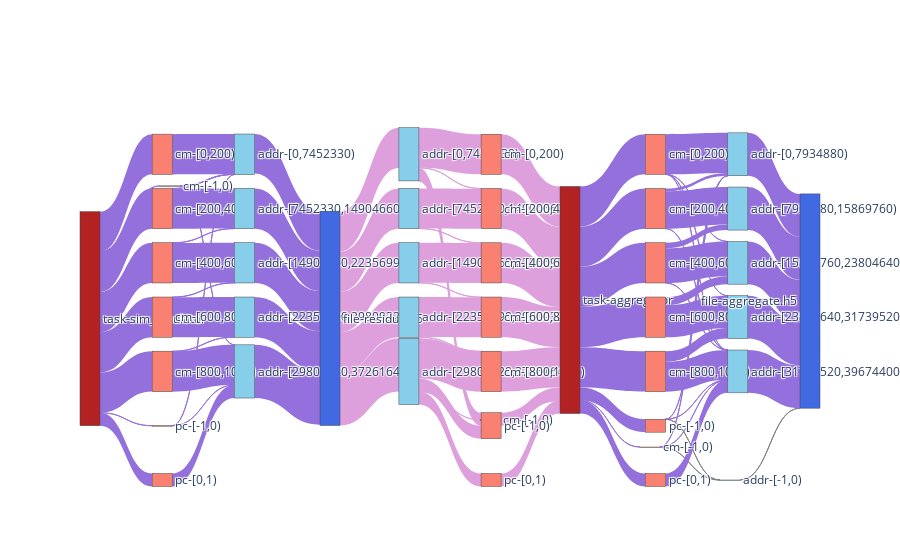

Notebook code cell kept with this figure:
### Code cell
f2_nodes, f2_nodes_dict = get_nodes_for_sankey(F2,rm_tags=['sim','agg_r','agg_w'])

# print(node_ref2)

f2_links = get_links_for_sankey(F2, f2_nodes_dict)
fig = go.Figure(go.Sankey(
            node = f2_nodes,
            link = f2_links, orientation='h'))
fig.show()
fig.write_html(f"{path}/sankey-grouped-sim_w_agg_r_w-vol-vfd.html")

### Figure 1 — Plotly figure (JSON) as saved in the notebook; plotly's stock layout.template omitted (floating-point values rounded to 4 significant figures)
{"data": [{"link": {"color": ["MediumPurple", "MediumPurple", "MediumPurple", "MediumPurple", "MediumPurple", "MediumPurple", "MediumPurple", "MediumPurple", "MediumPurple", "MediumPurple", "MediumPurple", "MediumPurple", "MediumPurple", "MediumPurple", "MediumPurple", "MediumPurple", "MediumPurple", "MediumPurple", "MediumPurple", "MediumPurple", "MediumPurple", "MediumPurple", "MediumPurple", "MediumPurple", "MediumPurple", "MediumPurple", "MediumPurple", "Plum", "Plum", "Plum", "Plum", "Plum", "Plum", "Plum", "Plum", "Plum", "Plum", "Plum", "Plum", "Plum", "Plum", "Plum", "Plum", "Plum", "Plum", "Plum", "Plum", "Plum", "Plum", "Plum", "Plum", "Plum", "Plum", "Plum", "MediumPurple", "MediumPurple", "MediumPurple", "MediumPurple", "MediumPurple", "MediumPurple", "MediumPurple", "MediumPurple", "grey", "MediumPurple", "MediumPurple", "grey", "MediumPurple", "MediumPurple", "MediumPurple", "MediumPurple", "MediumPurple", "MediumPurple", "MediumPurple", "MediumPurple", "MediumPurple", "MediumPurple", "MediumPurple", "MediumPurple", "MediumPurple", "MediumPurple", "MediumPurple", "MediumPurple", "MediumPurple", "grey", "MediumPurple", "MediumPurple", "MediumPurple", "MediumPurple", "MediumPurple"], "label": ["ave_acc_size: 1 B op: write", "ave_acc_size: 37.11 KB op: write", "ave_acc_size: 37.21 KB op: write", "ave_acc_size: 37.2 KB op: write", "ave_acc_size: 37.21 KB op: write", "ave_acc_size: 37.21 KB op: write", "ave_acc_size: 1 B op: write", "ave_acc_size: 2.4 MB op: write", "ave_acc_size: 228.92 B op: write", "ave_acc_size: 272 B op: write", "ave_acc_size: 228.92 B op: write", "ave_acc_size: 272 B op: write", "ave_acc_size: 36.94 KB op: write", "ave_acc_size: 37.06 KB op: write", "ave_acc_size: 37.24 KB op: write", "ave_acc_size: 37.24 KB op: write", "ave_acc_size: 36.86 KB op: write", "ave_acc_size: 37.54 KB op: write", "ave_acc_size: 37.25 KB op: write", "ave_acc_size: 37.25 KB op: write", "ave_acc_size: 37.25 KB op: write", "ave_acc_size: 2.4 MB op: write", "ave_acc_size: 34.86 KB op: write", "ave_acc_size: 48.76 KB op: write", "ave_acc_size: 37.24 KB op: write", "ave_acc_size: 37.24 KB op: write", "ave_acc_size: 37.25 KB op: write", "ave_acc_size: 18.09 KB op: read", "ave_acc_size: 18.62 KB op: read", "ave_acc_size: 18.62 KB op: read", "ave_acc_size: 24.5 KB op: read", "ave_acc_size: 18.62 KB op: read", "ave_acc_size: 1 B op: read", "ave_acc_size: 37.11 KB op: read", "ave_acc_size: 37.02 KB op: read", "ave_acc_size: 2.4 MB op: read", "ave_acc_size: 1 B op: read", "ave_acc_size: 37.21 KB op: read", "ave_acc_size: 2.4 MB op: read", "ave_acc_size: 2.4 MB op: read", "ave_acc_size: 37.21 KB op: read", "ave_acc_size: 36.82 KB op: read", "ave_acc_size: 37.2 KB op: read", "ave_acc_size: 37.51 KB op: read", "ave_acc_size: 37.21 KB op: read", "ave_acc_size: 37.21 KB op: read", "ave_acc_size: 1 B op: read", "ave_acc_size: 37.11 KB op: read", "ave_acc_size: 37.21 KB op: read", "ave_acc_size: 2.4 MB op: read", "ave_acc_size: 37.2 KB op: read", "ave_acc_size: 37.21 KB op: read", "ave_acc_size: 37.21 KB op: read", "ave_acc_size: 2.4 MB op: read", "ave_acc_size: 1 B op: write", "ave_acc_size: 37.11 KB op: write", "ave_acc_size: 37.21 KB op: write", "ave_acc_size: 37.2 KB op: write", "ave_acc_size: 37.21 KB op: write", "ave_acc_size: 37.21 KB op: write", "ave_acc_size: 2.4 MB op: write", "ave_acc_size: 2.4 MB op: write", "ave_acc_size: 1 B op: open", "ave_acc_size: 171.14 B op: write", "ave_acc_size: 148 B op: write", "ave_acc_size: 1 B op: open", "ave_acc_size: 171.14 B op: write", "ave_acc_size: 148 B op: write", "ave_acc_size: 37.25 KB op: write", "ave_acc_size: 16 B op: write", "ave_acc_size: 16 B op: write", "ave_acc_size: 16 B op: write", "ave_acc_size: 37.26 KB op: write", "ave_acc_size: 16 B op: write", "ave_acc_size: 37.24 KB op: write", "ave_acc_size: 25.83 KB op: write", "ave_acc_size: 16 B op: write", "ave_acc_size: 37.26 KB op: write", "ave_acc_size: 18.64 KB op: write", "ave_acc_size: 18.87 KB op: write", "ave_acc_size: 18.61 KB op: write", "ave_acc_size: 18.83 KB op: write", "ave_acc_size: 2.4 KB op: write", "ave_acc_size: 1 B op: open", "ave_acc_size: 36.07 KB op: write", "ave_acc_size: 4.36 KB op: write", "ave_acc_size: 23.93 KB op: write", "ave_acc_size: 18.63 KB op: write", "ave_acc_size: 37.24 KB op: write"], "source": [0, 0, 0, 0, 0, 0, 0, 0, 1, 1, 2, 2, 3, 4, 4, 5, 5, 6, 6, 7, 7, 8, 9, 10, 11, 12, 13, 14, 14, 14, 14, 14, 15, 15, 15, 15, 16, 16, 16, 16, 17, 17, 18, 18, 19, 19, 20, 21, 22, 23, 24, 25, 26, 27, 28, 28, 28, 28, 28, 28, 28, 28, 29, 29, 29, 30, 30, 30, 31, 31, 31, 31, 32, 32, 32, 33, 33, 33, 34, 34, 35, 35, 36, 37, 38, 39, 40, 41, 42], "target": [1, 3, 4, 5, 6, 7, 2, 8, 9, 10, 9, 10, 9, 9, 11, 12, 11, 12, 13, 13, 10, 10, 14, 14, 14, 14, 14, 15, 18, 19, 16, 17, 20, 21, 22, 23, 20, 26, 23, 27, 22, 24, 24, 25, 25, 26, 28, 28, 28, 28, 28, 28, 28, 28, 29, 31, 32, 33, 34, 35, 30, 36, 37, 38, 39, 37, 38, 39, 38, 40, 41, 39, 38, 39, 42, 40, 39, 42, 40, 41, 41, 39, 39, 43, 43, 43, 43, 43, 43], "value": [1, 7422108, 7441148, 7440164, 7442936, 7479508, 1, 2400000, 2976, 272, 2976, 272, 7460880, 37056, 7410912, 7410120, 36856, 37544, 7412216, 37248, 7449144, 2400000, 7319968, 9849416, 7447768, 7447664, 7449464, 7470344, 7447664, 7449464, 9849656, 7447768, 1, 7422108, 37024, 2400000, 1, 7442296, 2400000, 2400000, 7404124, 36820, 7403344, 37508, 7405428, 37212, 1, 7422108, 7441148, 2400000, 7440164, 7442936, 7479508, 2400000, 1, 7422108, 7441148, 7440164, 7442936, 7479508, 2400000, 2400000, 1, 1198, 296, 1, 1198, 296, 7412880, 32, 64, 3088, 521688, 3200, 6926280, 6405000, 2096, 1043192, 1491192, 5961704, 1973088, 5516472, 2400000, 1, 7935766, 7925152, 7896224, 7934856, 7969472]}, "node": {"color": ["FireBrick", "Salmon", "Salmon", "Salmon", "Salmon", "Salmon", "Salmon", "Salmon", "Salmon", "SkyBlue", "SkyBlue", "SkyBlue", "SkyBlue", "SkyBlue", "RoyalBlue", "SkyBlue", "SkyBlue", "SkyBlue", "SkyBlue", "SkyBlue", "Salmon", "Salmon", "Salmon", "Salmon", "Salmon", "Salmon", "Salmon", "Salmon", "FireBrick", "Salmon", "Salmon", "Salmon", "Salmon", "Salmon", "Salmon", "Salmon", "Salmon", "SkyBlue", "SkyBlue", "SkyBlue", "SkyBlue", "SkyBlue", "SkyBlue", "RoyalBlue"], "label": ["task-sim_emulator", "cm-[-1,0)", "pc-[-1,0)", "cm-[0,200)", "cm-[200,400)", "cm-[400,600)", "cm-[600,800)", "cm-[800,1001)", "pc-[0,1)", "addr-[0,7452330)", "addr-[29809320,37261649)", "addr-[7452330,14904660)", "addr-[14904660,22356990)", "addr-[22356990,29809320)", "file-residue.h5", "addr-[0,7452330)", "addr-[29809320,37261649)", "addr-[7452330,14904660)", "addr-[14904660,22356990)", "addr-[22356990,29809320)", "cm-[-1,0)", "cm-[0,200)", "cm-[200,400)", "pc-[-1,0)", "cm-[400,600)", "cm-[600,800)", "cm-[800,1001)", "pc-[0,1)", "task-aggregator", "cm-[-1,0)", "pc-[-1,0)", "cm-[0,200)", "cm-[200,400)", "cm-[400,600)", "cm-[600,800)", "cm-[800,1001)", "pc-[0,1)", "addr-[-1,0)", "addr-[0,7934880)", "addr-[31739520,39674400)", "addr-[15869760,23804640)", "addr-[23804640,31739520)", "addr-[7934880,15869760)", "file-aggregate.h5"], "x": [0, 0.1111, 0.1111, 0.1111, 0.1111, 0.1111, 0.1111, 0.1111, 0.1111, 0.2222, 0.2222, 0.2222, 0.2222, 0.2222, 0.3333, 0.4444, 0.4444, 0.4444, 0.4444, 0.4444, 0.5556, 0.5556, 0.5556, 0.5556, 0.5556, 0.5556, 0.5556, 0.5556, 0.6667, 0.7778, 0.7778, 0.7778, 0.7778, 0.7778, 0.7778, 0.7778, 0.7778, 0.8889, 0.8889, 0.8889, 0.8889, 0.8889, 0.8889, 1], "y": [0, 0, 0.8571, 0.1429, 0.2857, 0.4286, 0.5714, 0.7143, 1, 0.1429, 0.7143, 0.2857, 0.4286, 0.5714, 0, 0.1429, 0.7143, 0.2857, 0.4286, 0.5714, 0, 0.1429, 0.2857, 0.8571, 0.4286, 0.5714, 0.7143, 1, 0, 0, 0.8571, 0.1429, 0.2857, 0.4286, 0.5714, 0.7143, 1, 0, 0.1429, 0.7143, 0.4286, 0.5714, 0.2857, 0]}, "orientation": "h", "type": "sankey"}], "layout": {}}
